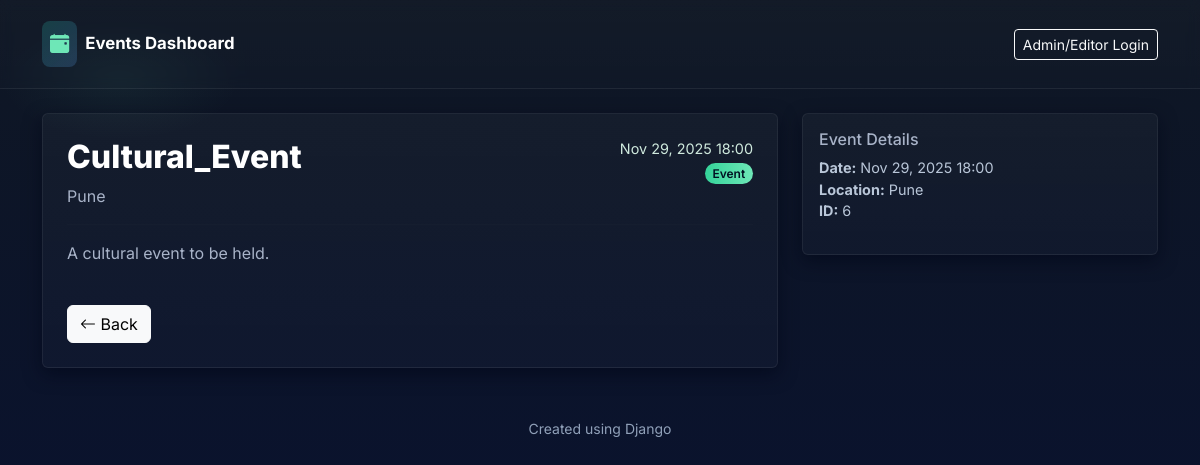
/6/, run on the app's committed database.
### events/models.py (models this page shows, shortened)
class Event(models.Model):
    name = models.CharField(max_length=200)
    description = models.TextField(blank=True)
    event_date = models.DateTimeField()
    location = models.CharField(max_length=200)

### events/views.py (the view)
# urls.py: path("<int:pk>/", views.event_detail, name="detail"),
def event_detail(request, pk):
    ev = get_object_or_404(Event, pk=pk)
    return render(request, "events/detail.html", {"event": ev})

### templates/events/detail.html
{% extends "base.html" %}
{% block content %}
<div class="row">
    <div class="col-lg-8">
        <div class="card card-glass p-4">
            <div class="d-flex justify-content-between align-items-start">
                <div>
                    <h2 style="font-weight:800; color:#ffffff;">{{ event.name }}</h2>
                    <div class="muted">{{ event.location }}</div>
                </div>
                <div class="text-end">
                    <div class="event-date">{{ event.event_date|date:"M d, Y H:i" }}</div>
                    <span class="badge badge-accent rounded-pill">Event</span>
                </div>
            </div>
            <hr class="my-3" style="border-color: rgba(255,255,255,0.04)">
            <p class="muted">{{ event.description }}</p>
            <div class="mt-4 d-flex gap-2">
                <a class="btn btn-light" href="{% url 'events:list' %}"><i class="bi bi-arrow-left"></i> Back</a>
            </div>
        </div>
    </div>
    <div class="col-lg-4">
        <div class="card card-glass p-3">
            <h6 class="muted">Event Details</h6>
            <ul class="list-unstyled small-muted">
                <li><strong>Date:</strong> {{ event.event_date|date:"M d, Y H:i" }}</li>
                <li><strong>Location:</strong> {{ event.location }}</li>
                <li><strong>ID:</strong> {{ event.pk }}</li>
            </ul>
        </div>
    </div>
</div>
{% endblock %}

### templates/base.html (style rules this page uses)
:root { --bg-1: #0f1724; --bg-2: #071033; --card: rgba(255, 255, 255, 0.05); --glass-border: rgba(255, 255, 255, 0.06); --accent: #6ee7b7; }
body { font-family: 'Inter', system-ui, -apple-system, "Segoe UI", Roboto, "Helvetica Neue", Arial; background: radial-gradient(1200px 600px at 10% 10%, rgba(110, 231, 183, 0.06), transparent 10%), linear-gradient(180deg, var(--bg-1), var(--bg-2)); color: #e6eef8; min-height: 100vh; }
.card-glass { background: linear-gradient(180deg, rgba(255, 255, 255, 0.03), rgba(255, 255, 255, 0.02)); border: 1px solid var(--glass-border); box-shadow: 0 6px 18px rgba(2, 6, 23, 0.6); transition: transform .18s ease, box-shadow .18s ease; }
.badge-accent { background: linear-gradient(90deg, #34d399, #6ee7b7); color: #012; font-weight: 600; }
.muted { color: #a8b3c8; }
.small-muted { color: #b9c6d8; font-size: 0.9rem; }
.event-date { font-size: 0.9rem; color: #cfe9dd; }

### data on the page
Event: name "Cultural_Event", location "Pune", event_date "Nov 29, 2025 18:00", description "A cultural event to be held.", pk "6"
